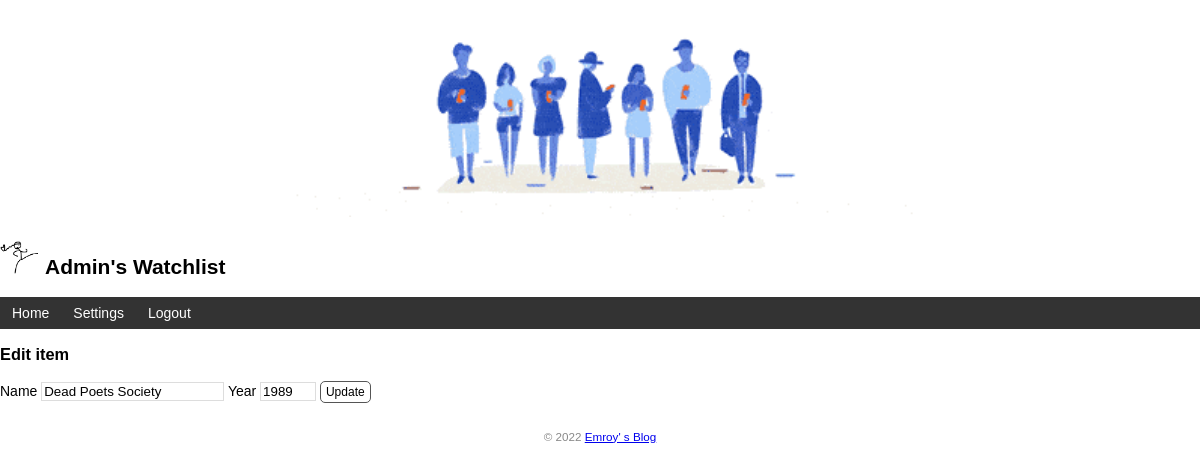
The page /book/edit/2 (signed in) on the database its author committed.
### app.py (models this page shows, shortened)
class User(db.Model, UserMixin):  # 表名user(自动生成) 单个单词转小写 多个小写下划线分割
    id = db.Column(db.Integer, primary_key=True)  # 主键
    name = db.Column(db.String(20))   # 名字
    username = db.Column(db.String(20))  # 用户名
    password_hash = db.Column(db.String(128))  # 密码散列值

class Book(db.Model):  # 表名book
    id = db.Column(db.Integer, primary_key=True)
    title = db.Column(db.String(60))  # 书名
    year = db.Column(db.String(4))  # 年份

### app.py (the view, shortened to what this page needs)
@app.route('/book/edit/<int:book_id>', methods=['GET', 'POST'])
@login_required   # 视图保护层面附加装饰器，不允许未登录用户访问  页面上有些内容需要对未登录用户隐藏 ，即认证保护。
def edit(book_id):
    book = Book.query.get_or_404(book_id)
    return render_template('edit.html', book=book)  # 传入被编辑的电影记录

### app.py (called while the page is built)
@app.context_processor
def inject_user():  # 函数名可以随意修改
    user = User.query.first()
    return dict(user=user)  # 需要返回字典，等同于 return {'user': user}

@login_manager.user_loader
def load_user(user_id):  # 创建用户加载回调函数，接受用户I的作为参数
    user = User.query.get(int(user_id))  # 用ID作为User模型类的主键查询对应的用户
    return user  # 返回用户对象

### templates/edit.html
{% extends 'base.html' %}
{% block content %}
<h3>Edit item</h3>
<form method="post">
    Name <input type="text" name="title" autocomplete="off" required value="{{ book.title }}">
    Year <input type="text" name="year" autocomplete="off" required value="{{ book.year }}">
    <input class="btn" type="submit" name="submit" value="Update">
</form>
{% endblock %}

### templates/base.html (shortened to what this page needs)
<!DOCTYPE html>
<html lang="en">
<head>
    {% block head %}
    <link rel="stylesheet" href="{{ url_for('static', filename='style.css') }}" type="text/css">
    {% endblock %}
</head>
<body>
    <h2>
        <img alt="people" class="people" src="{{ url_for('static', filename='images/people.gif') }}">
        <br>
        <img alt="Avatar" class="avatar" src="{{ url_for('static', filename='images/logo.png') }}">
        {{ user.name }}'s Watchlist
    </h2>
    <nav>
        <ul>
            <li><a href="{{ url_for('index') }}">Home</a></li>
        {% if current_user.is_authenticated %}
            <li><a href="{{ url_for('settings') }}">Settings</a></li>
            <li><a href="{{ url_for('logout') }}">Logout</a></li>
        {% else %}
            <li><a href="{{ url_for('login') }}">Login</a></li>
        {% endif %}
        </ul>
    </nav>
    {% block content %}{% endblock %}
    <footer>
        <small>&copy; 2022 <a href="https://prime.org.cn/">Emroy' s Blog</a></small>
    </footer>
</body>
</html>

### static/style.css (style rules this page uses)
body { margin: auto; max-width: 1300px; font-size: 14px; font-family: Helvetica, Arial, sans-serif; }
footer { color: #888; margin-top: 15px; text-align: center; padding: 10px; }
.avatar { width: 40px; }
.people { display: block; margin: 0 auto; height: 200px; }
nav ul { list-style-type: none; margin: 0; padding: 0; overflow: hidden; background-color: #333; }
nav li { float: left; }
nav li a { display: block; color: white; text-align: center; padding: 8px 12px; text-decoration: none; }
input[type=submit] { font-family: inherit; }
input[type=text] { border: 1px solid #ddd; }
input[name=year] { width: 50px; }
.btn { font-size: 12px; padding: 3px 5px; text-decoration: none; cursor: pointer; background-color: white; color: black; border: 1px solid #555555; border-radius: 5px; }

### rows shown on the page
User: name "Admin"
Book: title "Dead Poets Society", year "1989"
